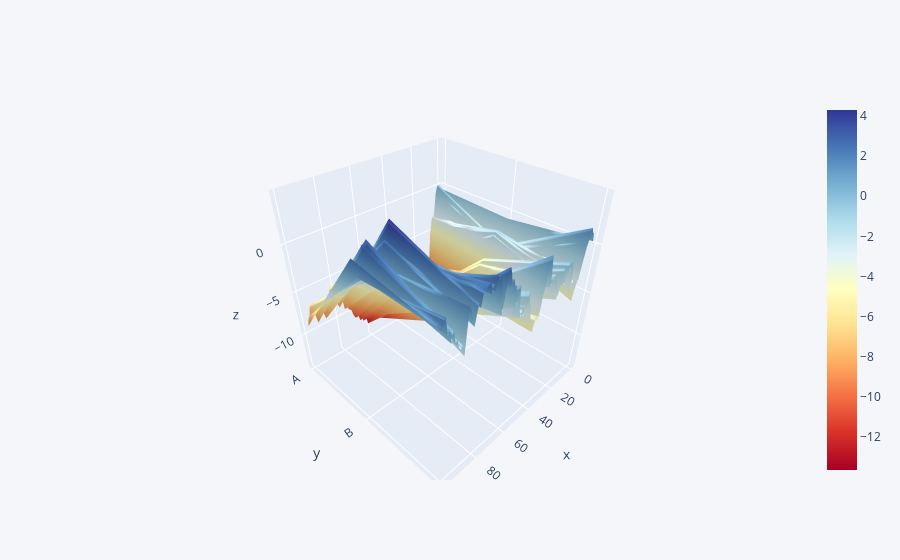

The notebook cell saved with this chart:
### Code cell
df.iplot(kind='surface', colorscale='rdylbu')

### Figure 1 — Plotly figure (JSON) as saved in the notebook; plotly's stock layout.template omitted (floating-point values rounded to 4 significant figures; data arrays with more than 128 entries replaced by an {"elided": "..."} marker saying what was removed)
{"data": [{"colorscale": [[0, "rgb(165,0,38)"], [0.1, "rgb(215,48,39)"], [0.2, "rgb(244,109,67)"], [0.3, "rgb(253,174,97)"], [0.4, "rgb(254,224,144)"], [0.5, "rgb(255,255,191)"], [0.6, "rgb(224,243,248)"], [0.7, "rgb(171,217,233)"], [0.8, "rgb(116,173,209)"], [0.9, "rgb(69,117,180)"], [1, "rgb(49,54,149)"]], "type": "surface", "x": [0, 1, 2, 3, 4, 5, 6, 7, 8, 9, 10, 11, 12, 13, 14, 15, 16, 17, 18, 19, 20, 21, 22, 23, 24, 25, 26, 27, 28, 29, 30, 31, 32, 33, 34, 35, 36, 37, 38, 39, 40, 41, 42, 43, 44, 45, 46, 47, 48, 49, 50, 51, 52, 53, 54, 55, 56, 57, 58, 59, 60, 61, 62, 63, 64, 65, 66, 67, 68, 69, 70, 71, 72, 73, 74, 75, 76, 77, 78, 79, 80, 81, 82, 83, 84, 85, 86, 87, 88, 89, 90, 91, 92, 93, 94, 95, 96, 97, 98, 99], "y": ["A", "B", "C"], "z": {"elided": "3x100 float values"}}], "layout": {"legend": {"bgcolor": "#F5F6F9", "font": {"color": "#4D5663"}}, "paper_bgcolor": "#F5F6F9", "plot_bgcolor": "#F5F6F9", "title": {"font": {"color": "#4D5663"}}, "xaxis": {"gridcolor": "#E1E5ED", "showgrid": true, "tickfont": {"color": "#4D5663"}, "title": {"font": {"color": "#4D5663"}, "text": ""}, "zerolinecolor": "#E1E5ED"}, "yaxis": {"gridcolor": "#E1E5ED", "showgrid": true, "tickfont": {"color": "#4D5663"}, "title": {"font": {"color": "#4D5663"}, "text": ""}, "zerolinecolor": "#E1E5ED"}}}
